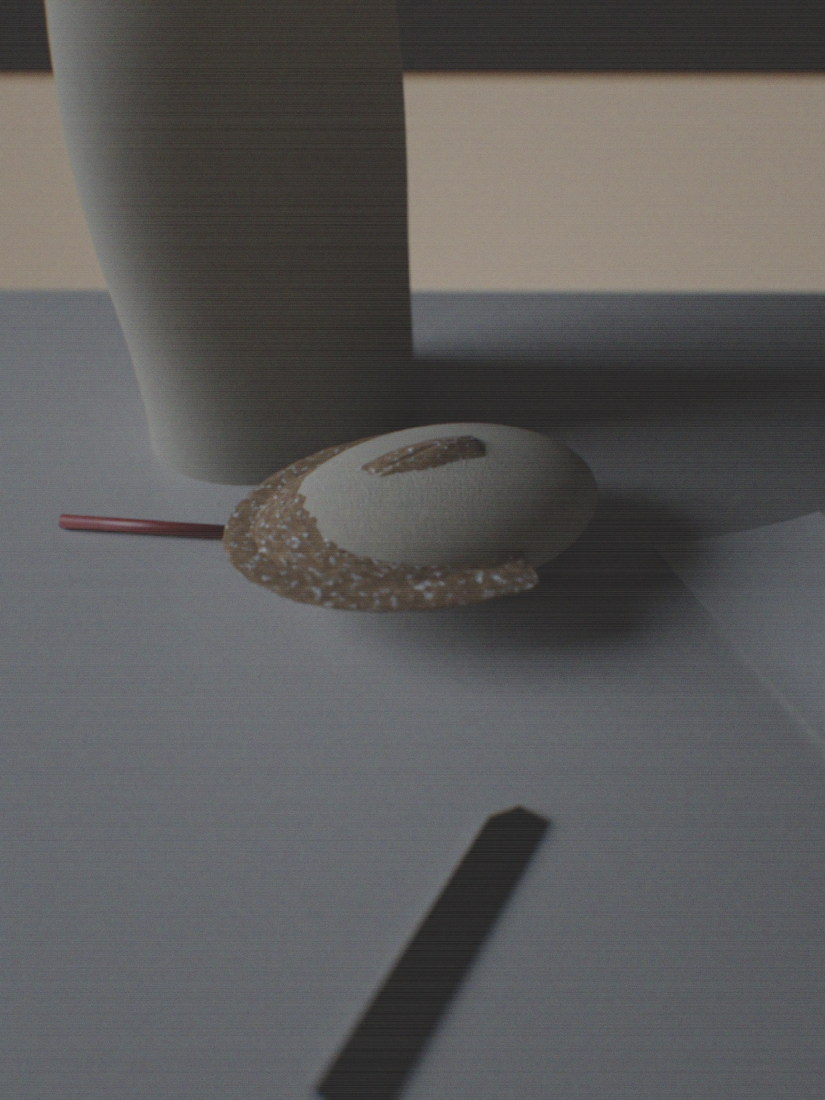
#> input picture seed/photos/2025-09_bread_loaf.jpg, 825 x 1100 px
$ python crops.py ../../seed/photos/2025-09_bread_loaf.jpg
#> lines starting #> are read from the running program, lines starting #| are printed output that depends on the picture; after the words box and inside, x2 and y2 are one past the last pixel; in counts of white or black regions, pixels touching at a corner belong together
#!/usr/bin/env python3
"""Three 300 percent crops of the hero, at the places the paper has to survive being stared at.

Fixed fractions of the frame do not work: whatever is at 30 percent down the picture depends on
where the thread was scrolled to, and the first version of this pointed all three crops at a
stretch of bare desk. So the crops are found rather than guessed — the paper is located, and the
three boxes are taken from a torn edge, from a written line, and from the side of a piece where its
contact shadow falls.

The upscale is nearest-neighbour on purpose. A smooth one would hide exactly the thing the crop
exists to show.
"""
import argparse
import json
import pathlib
import sys

import numpy as np
from PIL import Image

# the light comes from the upper left (DIRECTION.md), so a contact shadow falls to the lower right
LIGHT = (-1, -1)


def paper_mask(grey):
    """Paper is much lighter than the desk it lies on, so one threshold separates them."""
    lo, hi = np.percentile(grey, 5), np.percentile(grey, 98)
    return grey > (lo + hi) / 2


def note_bands(mask, band=(0.08, 0.80), least=40):
    """Every run of rows that is mostly paper, in the part of the frame the thread has.

    The first version took the single densest band and called it the paper. The densest band on a
    chat screen is the sheet you write on — it is the widest piece on the glass and it is always
    there — so the crop the material row is judged on landed on the composer's own placeholder,
    and a critic had to cut its own. The thread is what these crops are of, so the sheet at the
    bottom and the tab strip under it are out of the search, and what is left is every note.
    """
    h, w = mask.shape
    lo_row, hi_row = int(h * band[0]), int(h * band[1])
    per_row = mask[:, :].sum(axis=1)
    wide = per_row > w * 0.45
    out = []
    y = lo_row
    while y < hi_row:
        if not wide[y]:
            y += 1
            continue
        start = y
        while y < hi_row and wide[y]:
            y += 1
        if y - start >= least:
            cols = np.where(mask[start:y].any(axis=0))[0]
            if len(cols):
                out.append((start, y, int(cols.min()), int(cols.max())))
    return out


def find_places(im, box_w, box_h):
    grey = np.asarray(im.convert("L"), dtype=np.float32) / 255.0
    mask = paper_mask(grey)
    bands = note_bands(mask)
    if not bands:
        return []
    # the tallest note, which is the one with the most writing on it
    top, bottom, left, right = max(bands, key=lambda b: b[1] - b[0])
    places = []

    # A written line, found by sliding the crop's own box over the note and taking the box with
    # the most ink in it. Taking the darkest 24-pixel patch instead put the box on whatever single
    # mark was darkest — a tear's own shadow line, often — and the crop came back "mostly tear and
    # desk with one partial word of script across its top edge".
    # Ink is dark, and paper_mask says paper is light, so `ink & mask` was always empty and the
    # box never moved off the first place it looked. Ink is the dark pixels inside the note's own
    # rectangle, not inside the paper mask.
    ink = np.zeros_like(mask)
    ink[top:bottom, left:right] = grey[top:bottom, left:right] < 0.55
    best, at = -1, None
    step = max(8, box_w // 12)
    for y in range(top, max(top + 1, bottom - box_h), step):
        for x in range(left, max(left + 1, right - box_w), step):
            n = int(ink[y:y + box_h, x:x + box_w].sum())
            if n > best:
                best, at = n, (x, y)
    if at is None:
        at = (left, top)
    places.append(("hand", at[0], at[1]))
    hand_ink = best / float(box_w * box_h)

    # a torn edge: the top boundary of that same note, where the fibres are
    mid = (left + right) // 2
    rows = np.where(mask[top:bottom, mid])[0]
    edge_y = top + (int(rows.min()) if len(rows) else 0)
    places.append(("edge", mid - box_w // 2, edge_y - box_h // 3))

    # the contact shadow: the boundary on the side the light is not coming from
    shadow_y = top + (int(rows.max()) if len(rows) else bottom - top)
    places.append(("shadow", mid - box_w // 2 - LIGHT[0] * box_w // 4, shadow_y - box_h // 2))
    return places, hand_ink


def main():
    ap = argparse.ArgumentParser()
    ap.add_argument("image")
    ap.add_argument("--out-dir", default="evidence/crops")
    ap.add_argument("--scale", type=int, default=3)
    ap.add_argument("--box", type=int, default=420, help="crop width in source pixels")
    args = ap.parse_args()

    im = Image.open(args.image)
#> im is the input picture: PIL image 825x1100 RGB; mean R, G, B 91.3, 90.1, 90.1
    box_w = min(args.box, im.width // 2)
    box_h = round(box_w * 0.62)
    out = pathlib.Path(args.out_dir)
    out.mkdir(parents=True, exist_ok=True)
    stem = pathlib.Path(args.image).stem
    made = []
    found = find_places(im, box_w, box_h)
#> in paper_mask, `lo, hi = np.percentile(grey, 5), np.percentile(grey, 98)`: lo = 0.176; hi = 0.557
#> in paper_mask, `return grey > (lo + hi) / 2`:
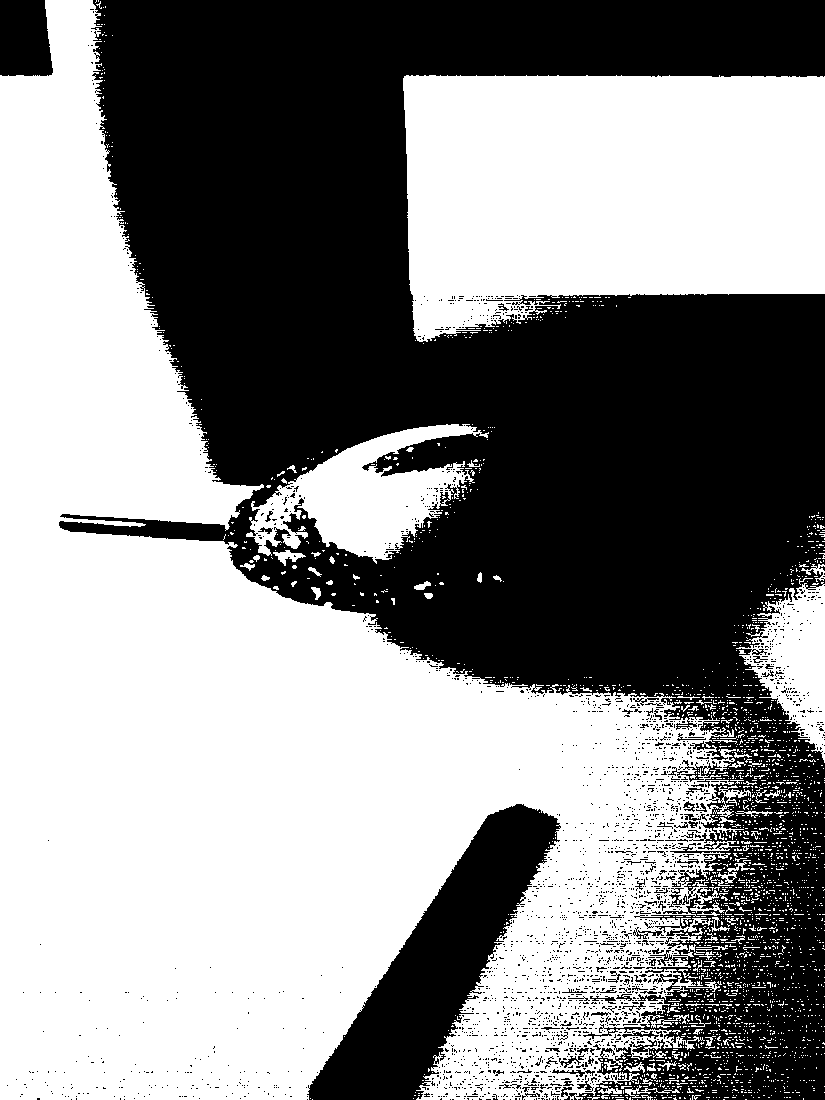
#> returned value: shape (1100, 825) bool; 54.8% white; 2460 black regions (2390 under 20 px), largest, box (x1, y1, x2, y2) and area: (59, 0, 825, 1100) 368806, (307, 804, 561, 1100) 27576, (0, 0, 53, 76) 3684
#> in note_bands, `per_row = mask[:, :].sum(axis=1)`: per_row = 1100 values, max 805 at index 697, min 40 at index 71, mean 452.2
#> after the loop in note_bands, `while y < hi_row:`: out = [(88, 295, 0, 824), (474, 516, 0, 818), (604, 880, 0, 824)]; y = 880
#> in find_places, `bands = note_bands(mask)`: bands has the same summary as out in note_bands
#> in find_places, `top, bottom, left, right = max(bands, key=lambda b: b[1] - b[0])`: top = 604; bottom = 880; left = 0; right = 824
#> in find_places, `ink[top:bottom, left:right] = grey[top:bottom, left:right] < 0.55`:
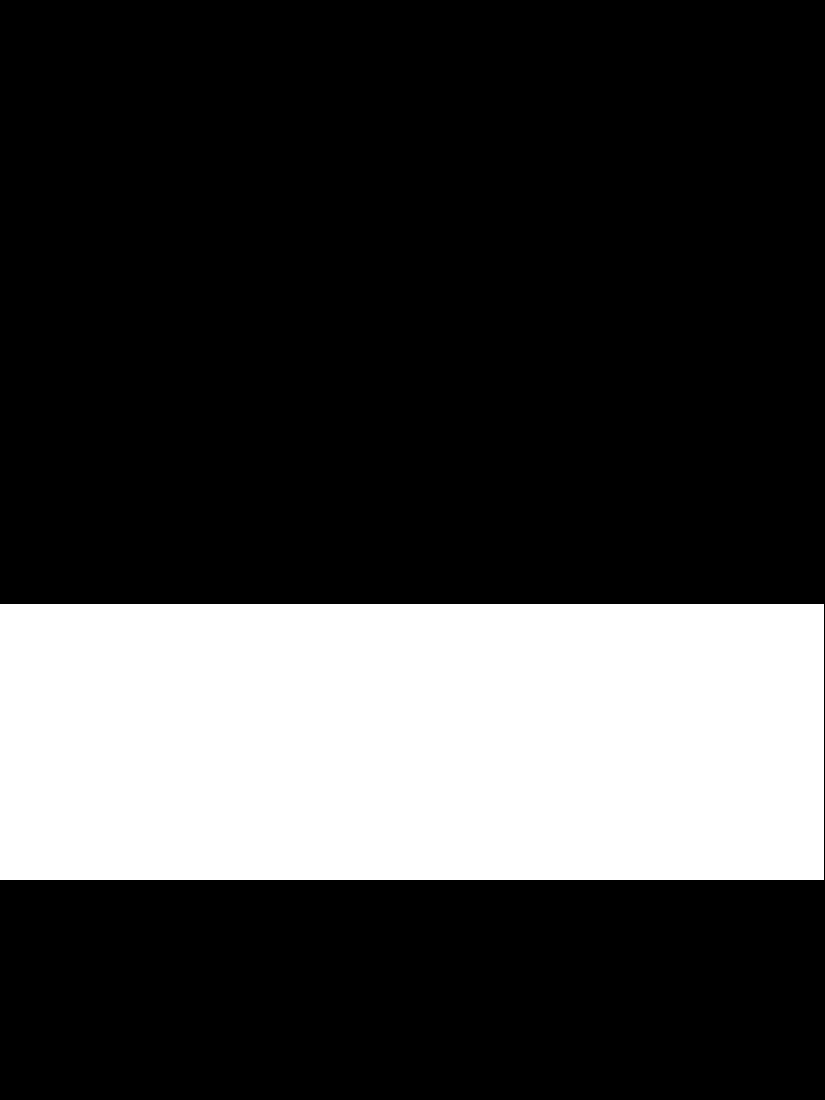
#> ink: shape (1100, 825) bool; 25.1% white; 1 white region, box (x1, y1, x2, y2) and area: (0, 604, 824, 880) 227424
#> after the loop in find_places, `for y in range(top, max(top + 1, bottom - box_h), step):`: at = (0, 604); best = 105060
#> in find_places, `hand_ink = best / float(box_w * box_h)`: hand_ink = 1
#> in find_places, `mid = (left + right) // 2`: mid = 412
#> in find_places, `rows = np.where(mask[top:bottom, mid])[0]`: rows = 226 values from 43 to 275
#> in find_places, `edge_y = top + (int(rows.min()) if len(rows) else 0)`: edge_y = 647
#> in find_places, `shadow_y = top + (int(rows.max()) if len(rows) else bottom - top)`: shadow_y = 879
#> found = ([('hand', 0, 604), ('edge', 206, 562), ('shadow', 309, 752)], 1)
    places, hand_ink = found if found else ([], 0.0)
#> places = [('hand', 0, 604), ('edge', 206, 562), ('shadow', 309, 752)]; hand_ink = 1
    for name, x, y in places:
        x = int(max(0, min(x, im.width - box_w)))
        y = int(max(0, min(y, im.height - box_h)))
        piece = im.crop((x, y, x + box_w, y + box_h))
        piece = piece.resize((piece.width * args.scale, piece.height * args.scale), Image.NEAREST)
        path = out / f"{stem}_{args.scale}00_{name}.png"
        piece.save(path)
        made.append({"name": name, "file": str(path), "box": [x, y, x + box_w, y + box_h],
                     "size": list(piece.size)})
#> this loop made 3 passes
#> pass 1, in main, `piece = im.crop((x, y, x + box_w, y + box_h))`:
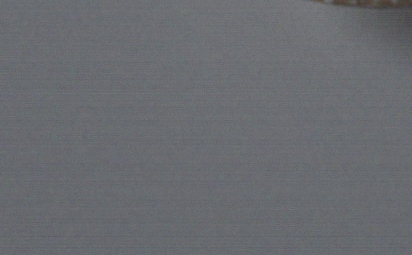
#> piece: PIL image 412x255 RGB; mean R, G, B 105.3, 107.4, 112
#> pass 2, in main, `piece = im.crop((x, y, x + box_w, y + box_h))`:
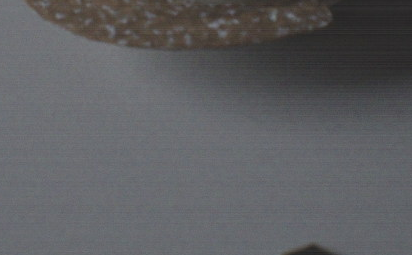
#> piece: PIL image 412x255 RGB; mean R, G, B 93.6, 94.1, 96.8
#> after the loop:
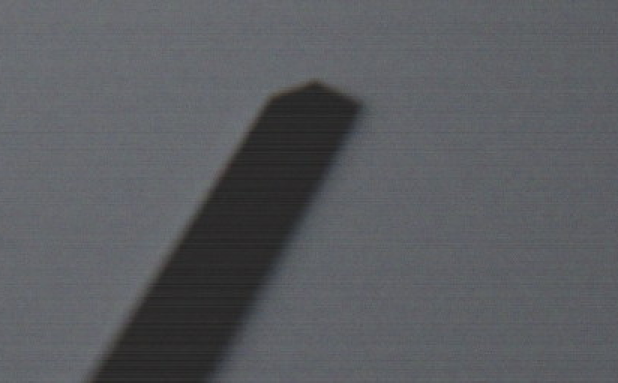
#> piece: PIL image 1236x765 RGB (shown at 1/2 size); mean R, G, B 90, 91.8, 95.8
#> after the loop, made = 3 items
    print(json.dumps({"source": args.image, "scale": args.scale,
                      "note": "boxes are found from the paper in the frame, not fixed fractions; "
                              "the sheet you write on and the tab strip are out of the search, "
                              "because these are crops of the thread",
                      "ink_in_the_hand_crop": round(hand_ink, 4),
                      "crops": made}, indent=1))
#> (printed output is left out)
    return 0 if made else 1


if __name__ == "__main__":
    sys.exit(main())
#> (the program exits here)

$ run again, on seed/photos/2025-09_marker_drawer.jpg
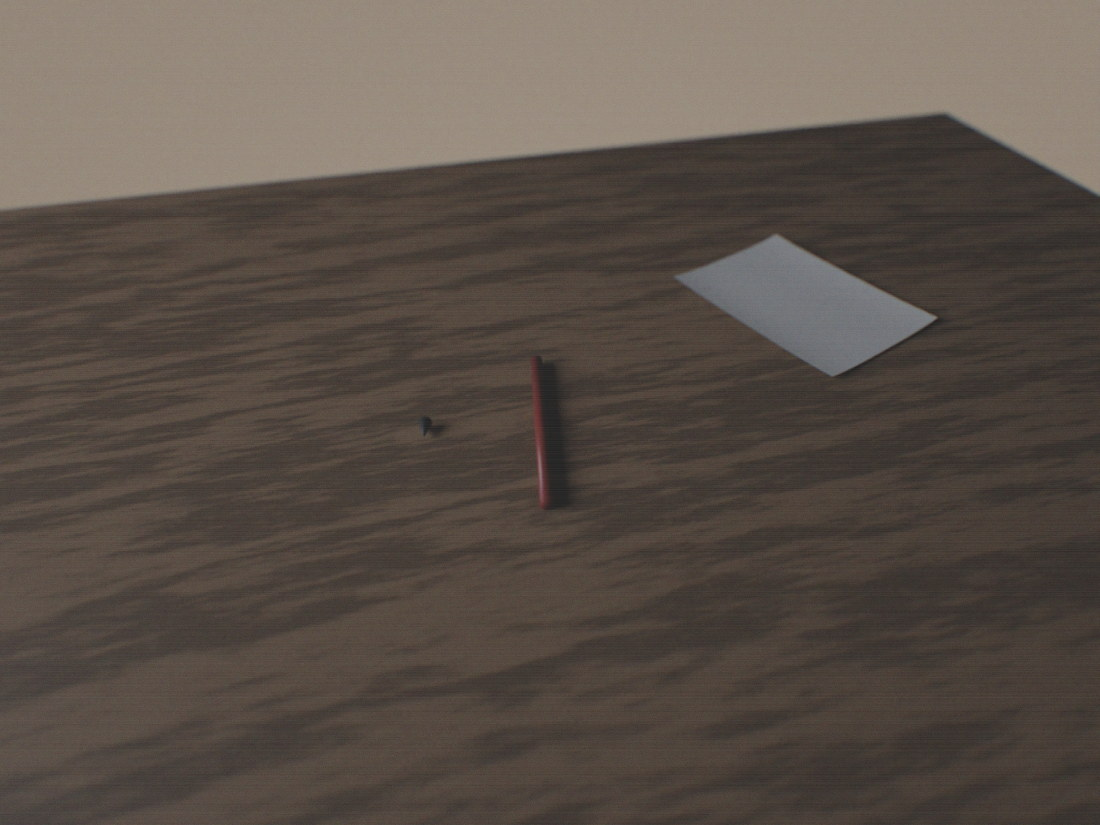
#> input picture seed/photos/2025-09_marker_drawer.jpg, 1100 x 825 px
#> in main, im is the input picture: PIL image 1100x825 RGB; mean R, G, B 90.2, 80.1, 72.2
#> lo = 0.216; hi = 0.565
#> in paper_mask, `return grey > (lo + hi) / 2`:
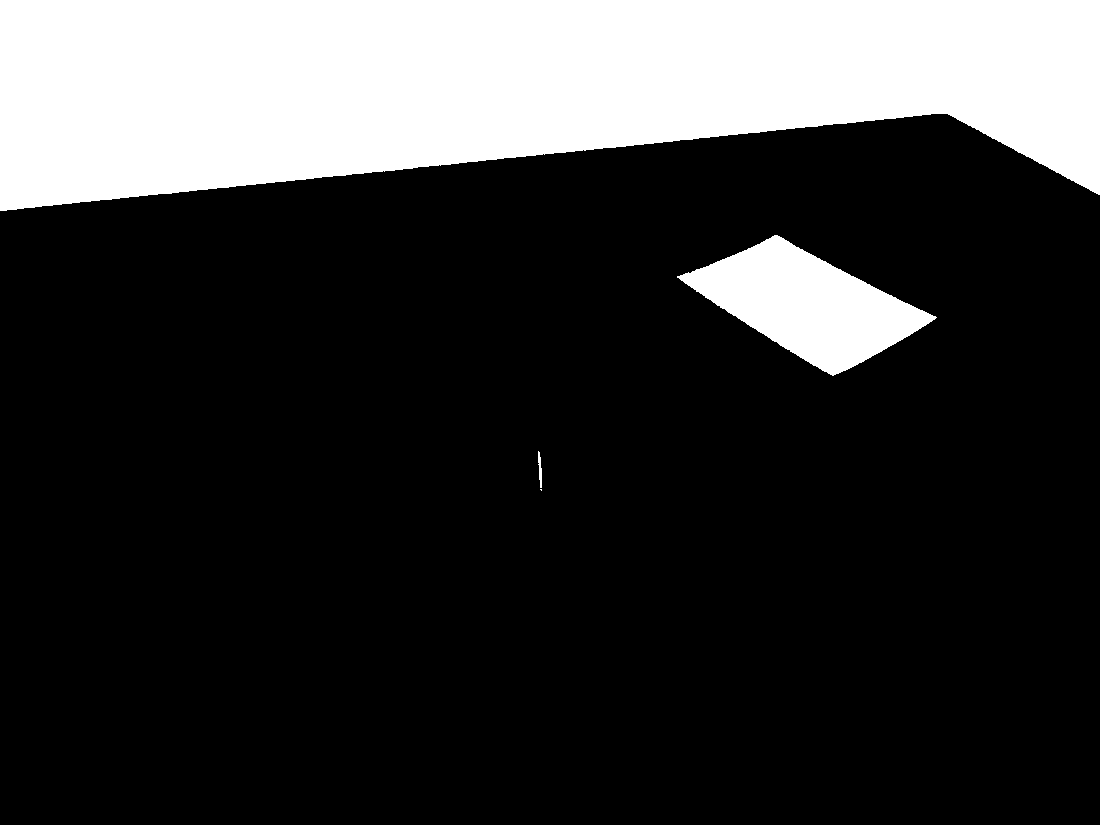
#> returned value: shape (825, 1100) bool; 21.4% white; 4 white regions (1 under 20 px), largest, box (x1, y1, x2, y2) and area: (0, 0, 1100, 211) 177093, (677, 235, 937, 376) 17438, (538, 451, 542, 488) 92
#> per_row = 825 values, max 1100 at index 0, min 0 at index 211, mean 235.9
#> after the loop in note_bands, `while y < hi_row:`: out = [(66, 166, 0, 1099)]; y = 660
#> bands = [(66, 166, 0, 1099)]
#> top = 66; bottom = 166; left = 0; right = 1099
#> ink: shape (825, 1100) bool; 5.6% white; 772 white regions (731 under 20 px), largest, box (x1, y1, x2, y2) and area: (405, 66, 1099, 166) 31828, (0, 66, 302, 166) 14956, (277, 66, 309, 80) 172
#> after the loop in find_places, `for y in range(top, max(top + 1, bottom - box_h), step):`: at = (665, 66); best = 28194
#> in find_places, `hand_ink = best / float(box_w * box_h)`: hand_ink = 0.258
#> mid = 549
#> rows = 88 values from 0 to 87
#> edge_y = 66
#> shadow_y = 153
#> found = ([('hand', 665, 66), ('edge', 339, -20), ('shadow', 444, 23)], 0.258)
#> in main, `places, hand_ink = found if found else ([], 0.0)`: places = [('hand', 665, 66), ('edge', 339, -20), ('shadow', 444, 23)]; hand_ink = 0.258
#> the loop in main, `for name, x, y in places:` made 3 passes
#> (name, x, y) on passes 1 to 3: ('hand', 665, 66), ('edge', 339, 0), ('shadow', 444, 23)
#> after the loop in main, `for name, x, y in places:`:
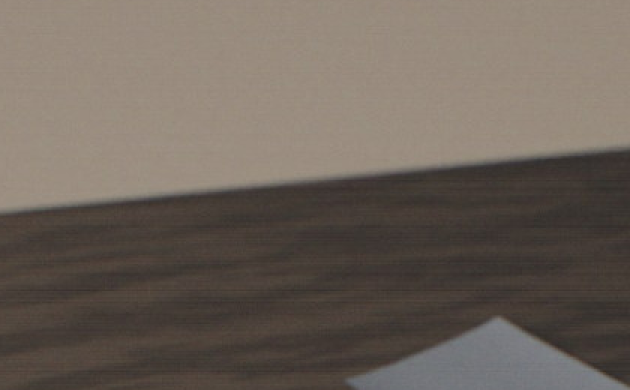
#> piece: PIL image 1260x780 RGB (shown at 1/2 size); mean R, G, B 109.4, 99.2, 90.3
#> after the loop in main, `for name, x, y in places:`: made = 3 items
#> (printed output is left out)
